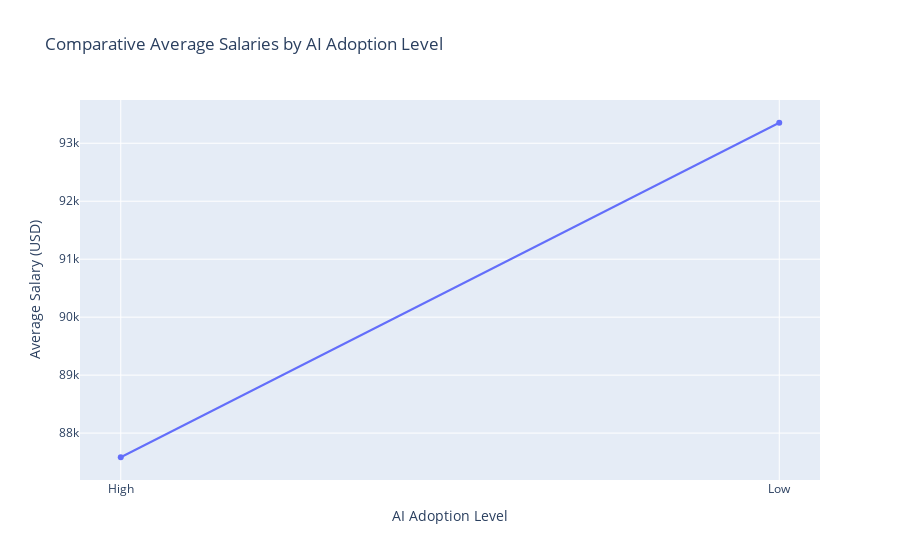

Notebook code cell kept with this figure:
### Code cell
# Filter the data
data_high_ai = data[data['AI_Adoption_Level'] == 'High']
data_low_ai = data[data['AI_Adoption_Level'] == 'Low']

average_salaries = pd.DataFrame({
    'AI_Adoption_Level': ['High', 'Low'],
    'Average_Salary_USD': [
        data_high_ai['Salary_USD'].mean(),
        data_low_ai['Salary_USD'].mean()
    ]
})
plot_data = pd.DataFrame({
    'AI_Adoption_Level': ['High', 'Low'],
    'Average_Salary_USD': [data_high_ai['Salary_USD'].mean(), data_low_ai['Salary_USD'].mean()]
})

# Create the line chart
fig = px.line(plot_data, x='AI_Adoption_Level', y='Average_Salary_USD',
              title='Comparative Average Salaries by AI Adoption Level',
              labels={'AI_Adoption_Level': 'AI Adoption Level', 'Average_Salary_USD': 'Average Salary (USD)'},
              markers=True)

fig.update_layout(xaxis_title='AI Adoption Level', yaxis_title='Average Salary (USD)')
fig.show()

### Figure 1 — Plotly figure (JSON) as saved in the notebook; plotly's stock layout.template omitted (floating-point values rounded to 4 significant figures)
{"data": [{"hovertemplate": "AI Adoption Level=%{x}<br>Average Salary (USD)=%{y}<extra></extra>", "legendgroup": "", "line": {"color": "#636efa", "dash": "solid"}, "marker": {"symbol": "circle"}, "mode": "lines+markers", "name": "", "orientation": "v", "showlegend": false, "type": "scatter", "x": ["High", "Low"], "xaxis": "x", "y": [87580.0, 93350.0], "yaxis": "y"}], "layout": {"autosize": true, "legend": {"tracegroupgap": 0}, "title": {"text": "Comparative Average Salaries by AI Adoption Level"}, "xaxis": {"anchor": "y", "autorange": true, "domain": [0, 1], "range": [-0.06068, 1.061], "title": {"text": "AI Adoption Level"}, "type": "category"}, "yaxis": {"anchor": "x", "autorange": true, "domain": [0, 1], "range": [87110.0, 93830.0], "title": {"text": "Average Salary (USD)"}, "type": "linear"}}}
